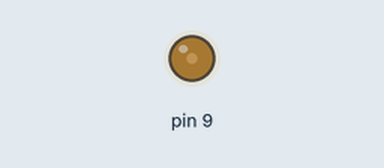
Simulated run of this sketch. Board: Arduino Uno, built with avr-gcc and run on an emulated ATmega328P. On the bench: output pins drawn as LEDs (lit = HIGH).

Above: at 0.05 s.
At 1.25 s:
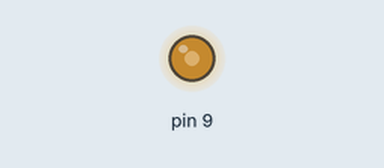
At 2.5 s:
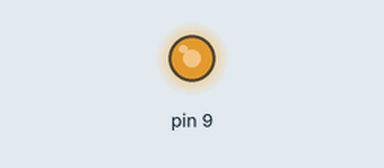
At 5.0 s:
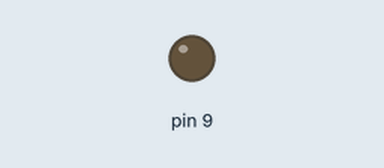
Timing chart, 0 to 6.5 s (numbered marks = the images above):
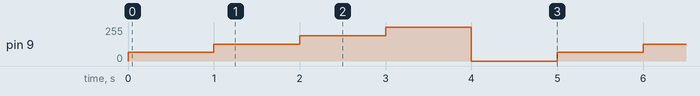

Measured:
- by itself, pin 9: repeats every 5.0 s: 127/255 1.0 s, 191/255 1.0 s, 255/255 1.0 s, 0/255 1.0 s, 64/255 1.0 s

The sketch:

pulse-width-module.ino
```cpp
//Example Pulse Width Moulation :- Light brightness controll
/*
 * put -ve in ground pin and -9 pin as positive led
 */
void setup() {
  // put your setup code here, to run once:

}

void loop() {
 analogWrite(9, 64); //9 as pin and brightness as 64
 delay(1000);
 analogWrite(9, 127); //9 as pin and brightness as 127
 delay(1000);
 analogWrite(9, 191); //9 as pin and brightness as 191
 delay(1000);
 analogWrite(9, 255); //9 as pin and brightness as 255
 delay(1000);
 analogWrite(9, 0); //9 as pin and brightness as 0 as not view (not off)
 delay(1000);
}
```
